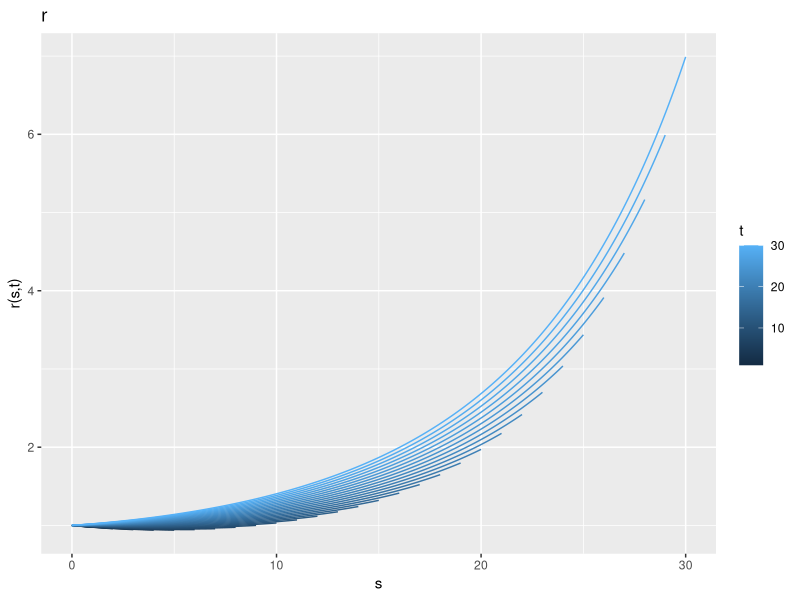
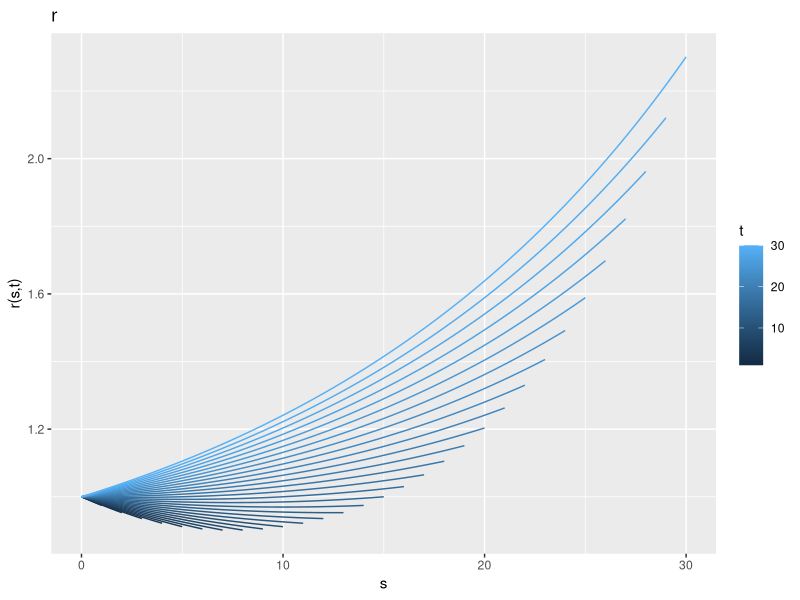
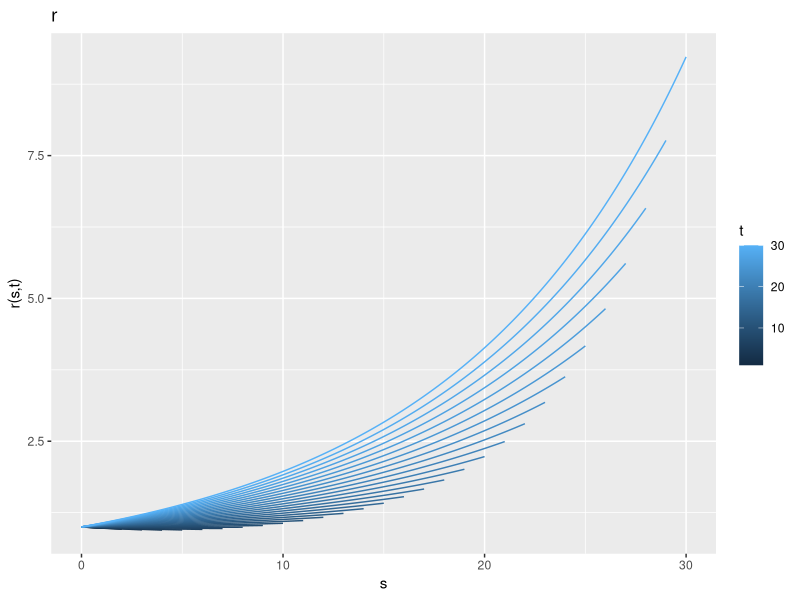
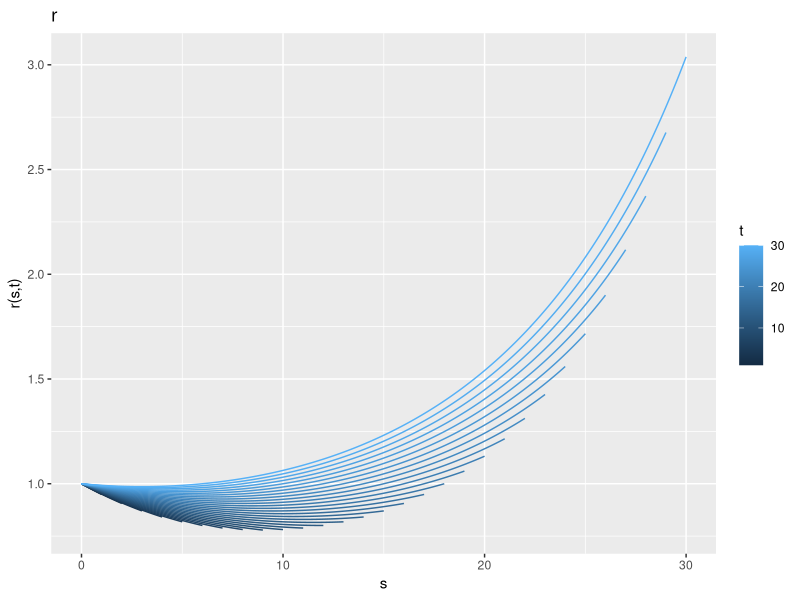
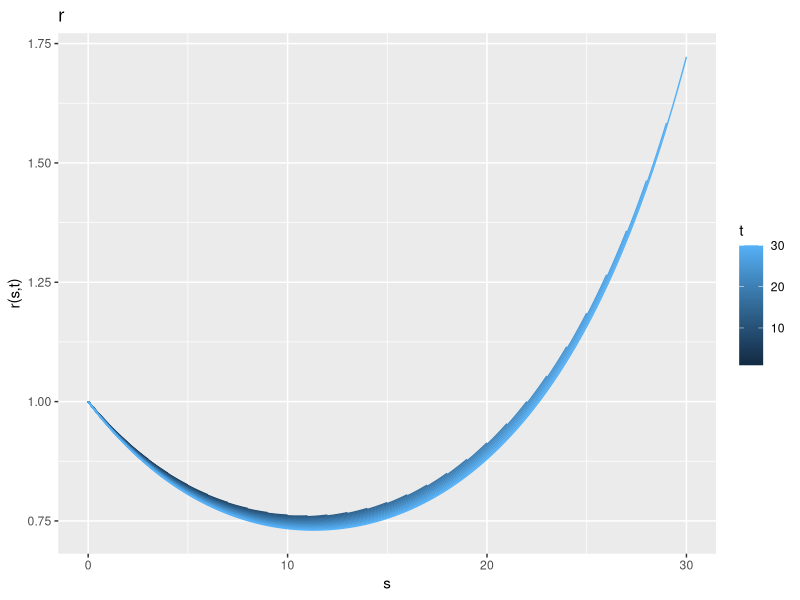

Reproduce these figures in R, in order.
# r(s,t;theta)

library(ggplot2)
library(dplyr)
library(tidyr)

# === Setup s, t grid ===
#generate t, s
t_grid = 1:30
s_grid = lapply(t_grid, function(t) seq(0, t, by = 0.1))

r_grid <- data.frame(
    t = rep(t_grid, 10*(1:30) + 1),
    s = unlist(s_grid))
tau = 18


rfun_polt <- function(s, t, theta0, theta1, theta2) {
    exp(theta0 * (s/tau) * (s/tau)
        + theta1 * (s/tau)
        + theta2 * (s/tau) * (t/tau))
}

r_grid$rfun_polt <- rfun_polt(r_grid$s, r_grid$t, 
                              theta0=0.5, theta1 = 1, theta2 = 1)
#g_poly2 <- function(t) 1.5 + 0.05 * t
#r_grid$mu_poly2 <- r_grid$r_poly2 * g_poly2(r_grid$t)
p_poly2 <- ggplot(r_grid, aes(x = s, y = rfun_polt, group = t)) +
    geom_line(aes(color = t)) +
    labs(title = "r", y = "r(s,t)")

r_grid$rfun_output <- rfun_polt(r_grid$s, r_grid$t, 
                              theta0=1, theta1 = 1.5, theta2 = -0.5)
p_poly3 <- ggplot(r_grid, aes(x = s, y = rfun_output, group = t)) +
    geom_line(aes(color = t)) +
    labs(title = "r", y = "r(s,t)")

r_grid$what <- rfun_polt(r_grid$s, r_grid$t, 
                              theta0=0.5, theta1 = -0.5, theta2 = 0.5)
#g_poly2 <- function(t) 1.5 + 0.05 * t
#r_grid$mu_poly2 <- r_grid$r_poly2 * g_poly2(r_grid$t)
ggplot(r_grid, aes(x = s, y = what, group = t)) +
    geom_line(aes(color = t)) +
    labs(title = "r", y = "r(s,t)")


r_grid$try1 <- rfun_polt(r_grid$s, r_grid$t, 
                         theta0=0.1, theta1 = -0.5, theta2 = 0.5)
#g_poly2 <- function(t) 1.5 + 0.05 * t
#r_grid$mu_poly2 <- r_grid$r_poly2 * g_poly2(r_grid$t)
ggplot(r_grid, aes(x = s, y = try1, group = t)) +
    geom_line(aes(color = t)) +
    labs(title = "r", y = "r(s,t)")

r_grid$try2 <- rfun_polt(r_grid$s, r_grid$t, 
                         theta0=0.1, theta1 = -0.5, theta2 = 1)
#g_poly2 <- function(t) 1.5 + 0.05 * t
#r_grid$mu_poly2 <- r_grid$r_poly2 * g_poly2(r_grid$t)
ggplot(r_grid, aes(x = s, y = try2, group = t)) +
    geom_line(aes(color = t)) +
    labs(title = "r", y = "r(s,t)")

r_grid$try7 <- rfun_polt(r_grid$s, r_grid$t, 
                         theta0=0.5, theta1 = -1, theta2 = 0.5)
#g_poly2 <- function(t) 1.5 + 0.05 * t
#r_grid$mu_poly2 <- r_grid$r_poly2 * g_poly2(r_grid$t)
ggplot(r_grid, aes(x = s, y = try7, group = t)) +
    geom_line(aes(color = t)) +
    labs(title = "r", y = "r(s,t)")

r_grid$simput2 <- rfun_polt(r_grid$s, r_grid$t, 
                         theta0=0.79470976, theta1 = -0.89643115, theta2 = -0.06117081)
#g_poly2 <- function(t) 1.5 + 0.05 * t
#r_grid$mu_poly2 <- r_grid$r_poly2 * g_poly2(r_grid$t)
ggplot(r_grid, aes(x = s, y = simput2, group = t)) +
    geom_line(aes(color = t)) +
    labs(title = "r", y = "r(s,t)")

#2.10
#100 sample of n=10000, no BT
#check colMean, if mean close to truth -> ?
#if mean 
